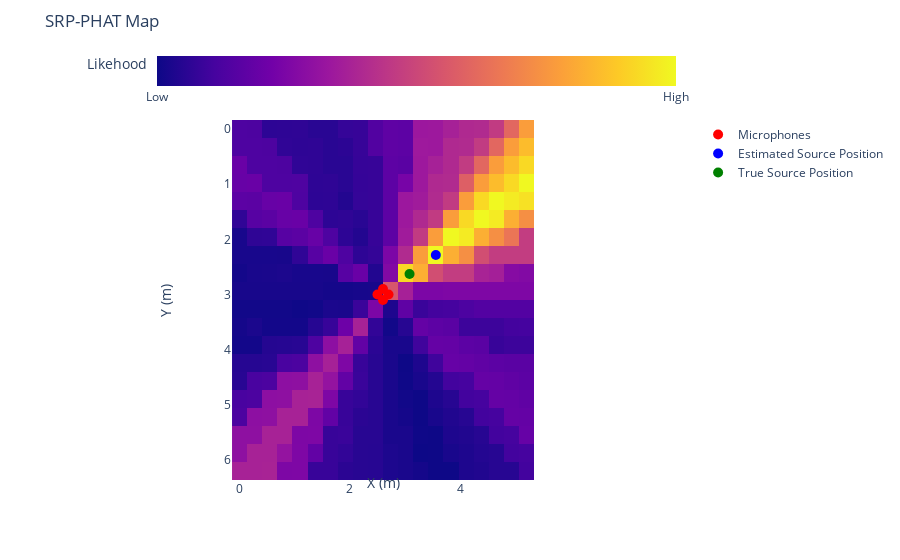

The code cell stored with this chart in its notebook:
### Code cell
srp = srp_phat(main_speaker_room_noisy_white, mic_pos, grid, sr, interp=1)
best_pos = srp.argmax()
print(f"Estimated Source Position: {grid[best_pos]}")
print(f"True Source Position: {speaker_pos}")
srp_map = srp
srp_map = srp_map.reshape(20, 20)

plot_map(srp_map.T, grid, mic_pos, room_dim, best_pos, speaker_pos, title='SRP-PHAT Map')

### Figure 1 — Plotly figure (JSON) as saved in the notebook; plotly's stock layout.template omitted (floating-point values rounded to 4 significant figures; data arrays with more than 128 entries replaced by an {"elided": "..."} marker saying what was removed)
{"data": [{"coloraxis": "coloraxis", "hovertemplate": "x: %{x}<br>y: %{y}<br>color: %{z}<extra></extra>", "name": "0", "type": "heatmap", "x": [0, 0.2737, 0.5474, 0.8211, 1.095, 1.368, 1.642, 1.916, 2.189, 2.463, 2.737, 3.011, 3.284, 3.558, 3.832, 4.105, 4.379, 4.653, 4.926, 5.2], "xaxis": "x", "y": [0, 0.3263, 0.6526, 0.9789, 1.305, 1.632, 1.958, 2.284, 2.611, 2.937, 3.263, 3.589, 3.916, 4.242, 4.568, 4.895, 5.221, 5.547, 5.874, 6.2], "yaxis": "y", "z": {"elided": "20x20 float values"}}, {"marker": {"color": "red", "size": 10}, "mode": "markers", "name": "Microphones", "type": "scatter", "x": [2.5, 2.7, 2.6, 2.6], "y": [3, 3, 2.9, 3.1]}, {"marker": {"color": "blue", "size": 10}, "mode": "markers", "name": "Estimated Source Position", "type": "scatter", "x": [3.558], "y": [2.284]}, {"marker": {"color": "green", "size": 10}, "mode": "markers", "name": "True Source Position", "type": "scatter", "x": [3.081], "y": [2.629]}], "layout": {"coloraxis": {"colorbar": {"orientation": "h", "ticktext": ["Low", "High"], "tickvals": [-0.1113, 1.527], "title": {"text": "Likehood"}}, "colorscale": [[0, "#0d0887"], [0.1111, "#46039f"], [0.2222, "#7201a8"], [0.3333, "#9c179e"], [0.4444, "#bd3786"], [0.5556, "#d8576b"], [0.6667, "#ed7953"], [0.7778, "#fb9f3a"], [0.8889, "#fdca26"], [1, "#f0f921"]]}, "margin": {"t": 60}, "title": {"text": "SRP-PHAT Map"}, "xaxis": {"anchor": "y", "constrain": "domain", "domain": [0, 1], "scaleanchor": "y", "title": {"text": "X (m)"}}, "yaxis": {"anchor": "x", "autorange": "reversed", "constrain": "domain", "domain": [0, 1], "title": {"text": "Y (m)"}}}}
